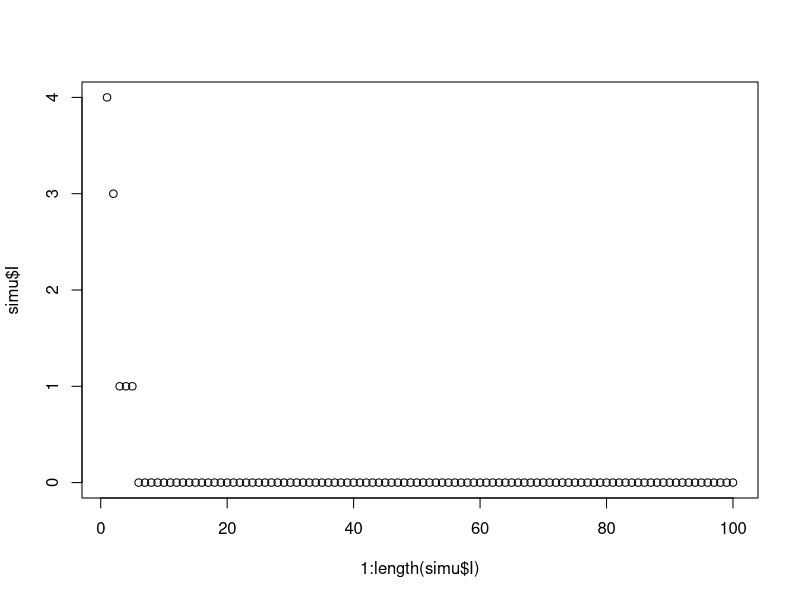
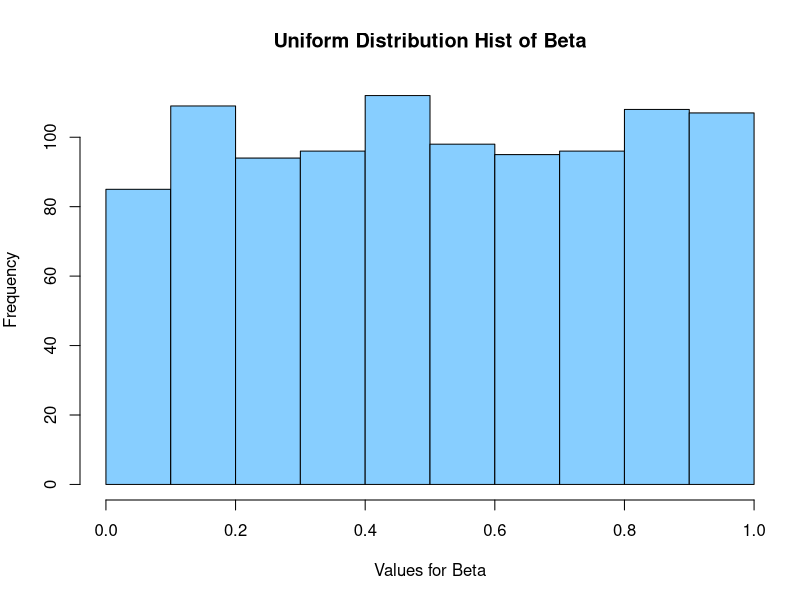
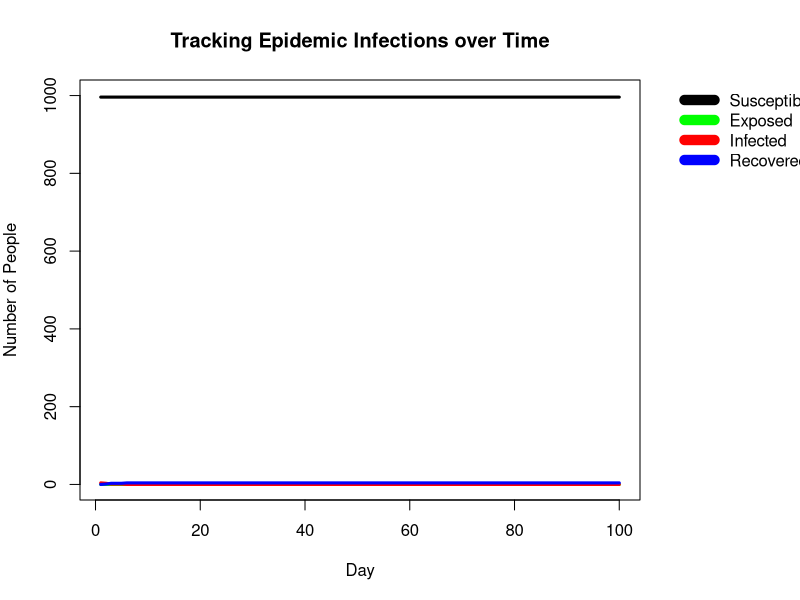
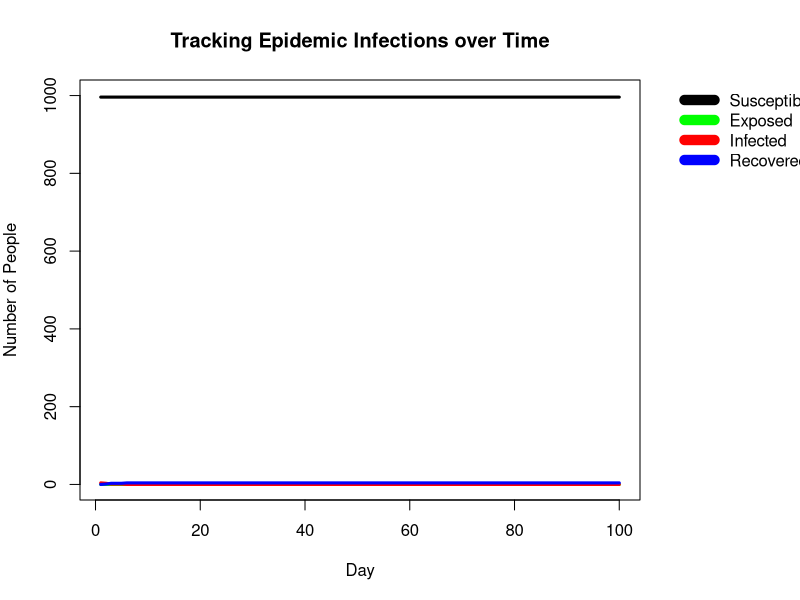

Generate these figures, in order, with R:
rm(list=ls())
prob_of_link <- function(i, j, b, n_c ){
  ## the probability of person i and person j being regular contacts
  # b is  the vector beta, the sociability parameters for each person in t
  # the population
  # i, j is the indices of person i and person j in beta
  # n_c mean number of contacts per person
  # it is assumed that i, j are not in the same household
  # this code assumes i holds a single value, whereas j can be of arbitrary
  # length
  n = length(b)#size of the population
  top = n_c*b[i]*b[j]
  bottom =  (n-1)*(mean(b)^2)
  top/bottom
}

get_net <- function(beta, nc=15){
  # Randomly create a regular contact network based off of the sociability
  # of each person,
  # beta stores the sociability values for each person
  # nc is the average number of contacts per person
  #
  # returns a list, network, where network[i] contains the indices
  # of the people i is a regular contact with
  #
  # go through each person and randomly create contacts with other people
  # but we do not consider creating a contact between j and i if we already
  # considered creating a contact between i and j - this would double the 
  # chance of a contact
  
  n <- length(beta) #size of the population
  network <- vector("list",n)
  
  #i only considers the indices greater than i
  #this avoids both i and j considering i<->j 
  for (i in 1:(n-1)){
    #omit people that already considered creating a link with i
    potential_contacts = (i+1):n
    #omit members of the same household, taking h from outside environment
    same_household = which(h == h[i])
    potential_contacts = potential_contacts[
      !(potential_contacts %in% same_household) ]
    #get the chance of contact between i and the potentials
    # using their sociabilities
    chance_of_contact = prob_of_link(i, potential_contacts, beta, nc)
    #then flip a coin with that probability to decide a contact
    u <- runif(length(potential_contacts))
    contacts = potential_contacts[ u < chance_of_contact ]
    network[[i]] <- c( network[[i]], contacts  )
    # add person i into all of its contacts' contacts
    network[contacts] <- lapply(network[contacts], function(x) c(x, i) )
  }
  return( network )
}


nseir <- function(beta,h,alink,alpha=c(.1,.01,.01),delta=.2
                  ,gamma=.4,nc=15, nt = 100,pinf = .005){
  n = length(beta) #size of population
  #record the number of people in each state each day
  S <- E <- I <- R <- rep(0, nt)
  # a pinf proportion of the population start as infected,
  # the remainder are susceptible
  initial_I <- NULL
  # if no-one starts out infected, this is a worthless simulation
  while (length(initial_I) == 0 ){ initial_I <- which(runif(n) < pinf) }
  #record the initial day
  pop <- rep(0,n); pop[initial_I] <- 2
  S[1] <- n-length(initial_I); I[1] <- length(initial_I)
  # 
  a_h <- alpha[1]; a_c <- alpha[2]; a_r <- alpha[3] 
  cat(table(pop), "\n")
  for (day in 2:nt){
    u <- runif(n)
    pop[ pop==2&u<delta ] <- 3 # I -> R
    pop[ pop==1&u<gamma ] <- 2 # E -> I
    for (infected in which(pop == 2)){
      #infects a susceptible member of their household
      pop[ pop==0&h[pop]==h[infected]&runif(n) <a_h] <- 1
      #infects a susceptible person through random mixing
      v <-  a_r*prob_of_link(infected, pop, beta, nc)
      cat(length(v), "\n")
      pop[pop==0 & runif(n) < a_r*prob_of_link(infected, pop, beta, nc) ] <- 1
      #infects a susceptible regular contact
      pop[ alink[[infected]] ][ pop[alink[[infected]]]==0 & runif(length(alink[[infected]])) < a_c ] <- 1
    }
    #record today's counts
    S[day] <- sum(pop==0); E[day] <- sum(pop==1)
    I[day] <- sum(pop==2); R[day] <- sum(pop==3)
  }
  return(list(S=S,E=E,I=I,R=R, t=1:nt))
}




# this shows that the average contacts will on average be nc
# it takes about a minute to run
# set.seed(2025); num_reps <- 1000
# sampled_avg_contacts <- sampled_sd_contacts <- numeric(num_reps)
# times <- numeric(num_reps)
# for (i in 1:num_reps){
#   n =100; h_max = 5;beta <- runif(n)
#   h = rep(1:n, times = sample(1:h_max, n, replace =TRUE))[1:n]
#   t <- system.time(network <- get_net(beta))
#   times[i] <- t[3] #elapsed times
#   counts <- sapply(network, function(x) length(x) )
#   sampled_avg_contacts[i] <- mean(counts)
#   sampled_sd_contacts[i] <- sd(counts)
# }
# hist(sampled_avg_contacts);mean(sampled_avg_contacts);mean(sampled_sd_contacts)
# hist(times);mean(times)


set.seed(2025)
n =1000; h_max = 5;beta <- runif(n)
h = rep(1:n, times = sample(1:h_max, n, replace =TRUE))[1:n]
x = system.time( network <- get_net(beta)  );x
# length(network)
# counts <- sapply(network, function(x) length(x) )
# mean(counts);sd(counts)
# hist(counts)
simu <- nseir(beta, h, network)

# table(simu)
# sapply(simu, function(x){plot(1:length(x),x)})
simu$I
plot(1:length(simu$I), simu$I)


plot_epidemic <- function(Epidemic, Total_Pop, Beta_Vector){
  "Description of function..."
  # Define S, E, I, R variables
  Susceptible <- Epidemic$S; Exposed <- Epidemic$E
  Infected <- Epidemic$I; Recovered <- Epidemic$R
  
  # Set plot window up for histogram
  par(mfcol=c(1,1),mar = c(5, 4, 4, 1))
  # Create a histogram of the beta distribution
  histogram_beta_values <- hist(Beta_Vector,xlab="Values for Beta",
                                main="Uniform Distribution Hist of Beta",
                                col="skyblue1")
  # set plot window up for r plot
  par(mfcol=c(1,1),mar = c(5, 4, 4, 8))
  # Plot rate of susceptible individuals over time
  plot(Susceptible,ylim=c(0,max(Total_Pop)),xlab="Day",ylab="Number of People",
       main="Tracking Epidemic Infections over Time", type = "l", lwd = 3)
  points(Exposed, col="green", type = "l", lwd = 3) # Add line for Exposed
  points(Infected, col="red", type = "l", lwd = 3) # Add line for Infected
  points(Recovered, col="blue", type = "l", lwd = 3) # Add line for Recovered
  legend("topright", inset = c(-0.325, 0),
         c("Susceptible", "Exposed", "Infected", "Recovered"),
         bty = "n", # Removes the legend box
         col=c("black", "green", "red", "blue"),
         lwd=10, xpd = TRUE) # Needed to put the legend outside the plot
  plot_popvstime = recordPlot() # Save plot
  
  # Print plots
  histogram_beta_values
  plot_popvstime
}                          
                          
plot_epidemic(simu, 1000, beta)
                          
